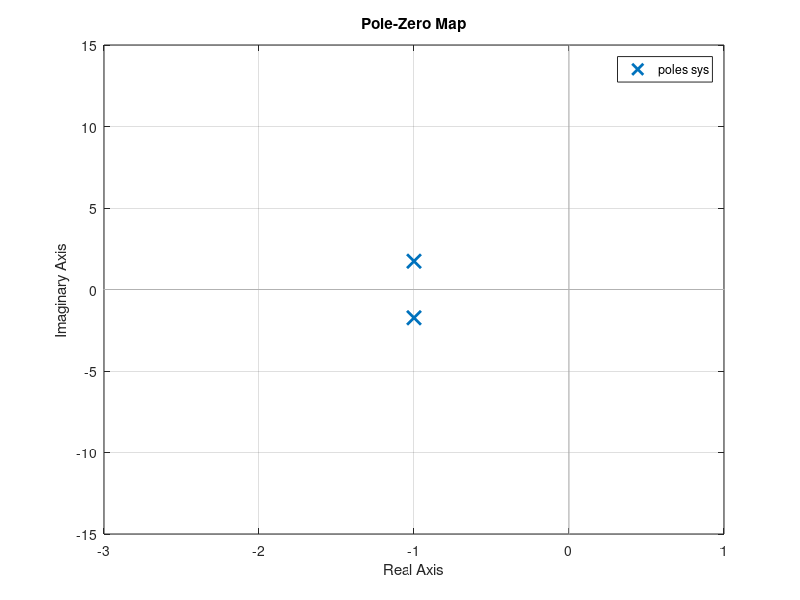
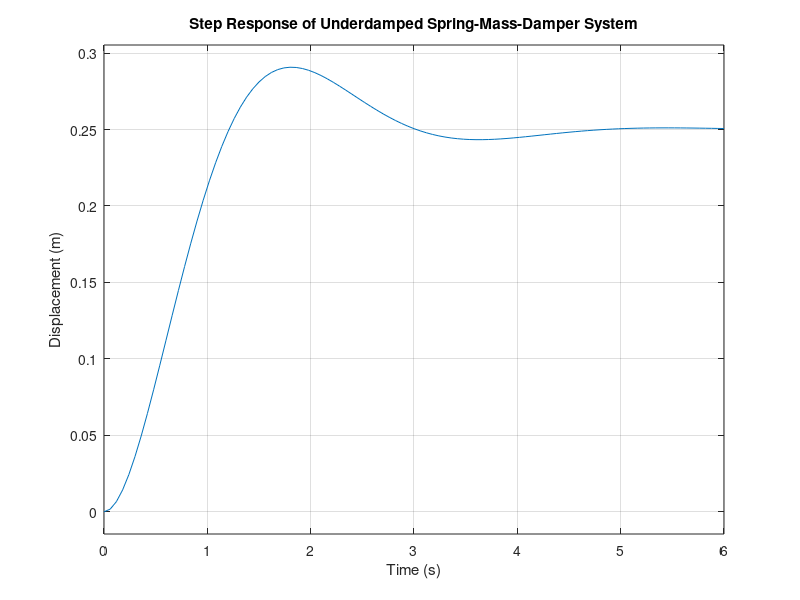
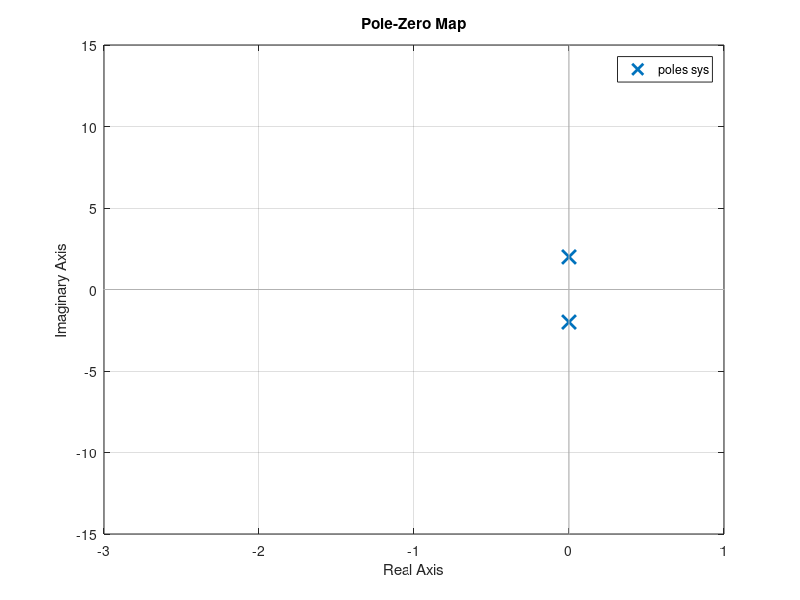
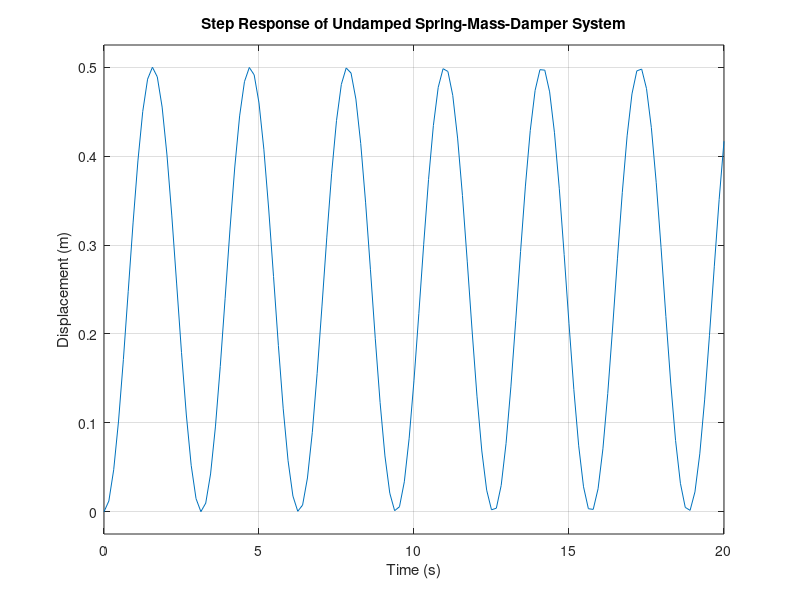

Reproduce these figures in MATLAB, in order.
% Second-Order System – Spring-Mass-Damper Response
% Underdamped Systems
% System parameters
m = 1;      % mass (kg)
c = 2;      % damping (Ns/m)
k = 4;      % spring constant (N/m)

% Transfer function: 1 / (m*s^2 + c*s + k)
num = 1;
den = [m, c, k];
sys = tf(num, den);

% Plot Poles/Zeros
figure
pzmap(sys)
axis([-3 1 -15 15])

% Plot the step response
figure
step(sys)
title('Step Response of Underdamped Spring-Mass-Damper System');
xlabel('Time (s)');
ylabel('Displacement (m)');

% Show damping and natural frequency
damp(sys)

% Undamped Systems
% System parameters
m = 1;      % mass (kg)
c = 0;      % damping (Ns/m)
k = 4;      % spring constant (N/m)

% Transfer function: 1 / (m*s^2 + c*s + k)
num = 1;
den = [m, c, k];
sys = tf(num, den);

% Plot Poles/Zeros
figure
pzmap(sys)
axis([-3 1 -15 15])

% Plot the step response
figure
step(sys)
title('Step Response of Undamped Spring-Mass-Damper System');
xlabel('Time (s)');
ylabel('Displacement (m)');

% Show damping and natural frequency
damp(sys)

% Overdamped Systems
% System parameters
m = 1;      % mass (kg)
c = 6;      % damping (Ns/m)
k = 4;      % spring constant (N/m)

% Transfer function: 1 / (m*s^2 + c*s + k)
num = 1;
den = [m, c, k];
sys = tf(num, den);

% Plot Poles/Zeros
figure
pzmap(sys)
axis([-3 1 -15 15])

% Plot the step response
figure
step(sys)
title('Step Response of Overdamped Spring-Mass-Damper System');
xlabel('Time (s)');
ylabel('Displacement (m)');

% Show damping and natural frequency
damp(sys)
% Critically-Damped Systems
% System parameters
m = 1;      % mass (kg)
c = 4;      % damping (Ns/m)
k = 4;      % spring constant (N/m)

% Transfer function: 1 / (m*s^2 + c*s + k)
num = 1;
den = [m, c, k];
sys = tf(num, den);

% Plot Poles/Zeros
figure
pzmap(sys)
axis([-3 1 -15 15])

% Plot the step response
figure
step(sys)
title('Step Response of Critically-Damped Spring-Mass-Damper System');
xlabel('Time (s)');
ylabel('Displacement (m)');

% Show damping and natural frequency
damp(sys)
% Have you noticed, why does damp() command still return damping of 1?
